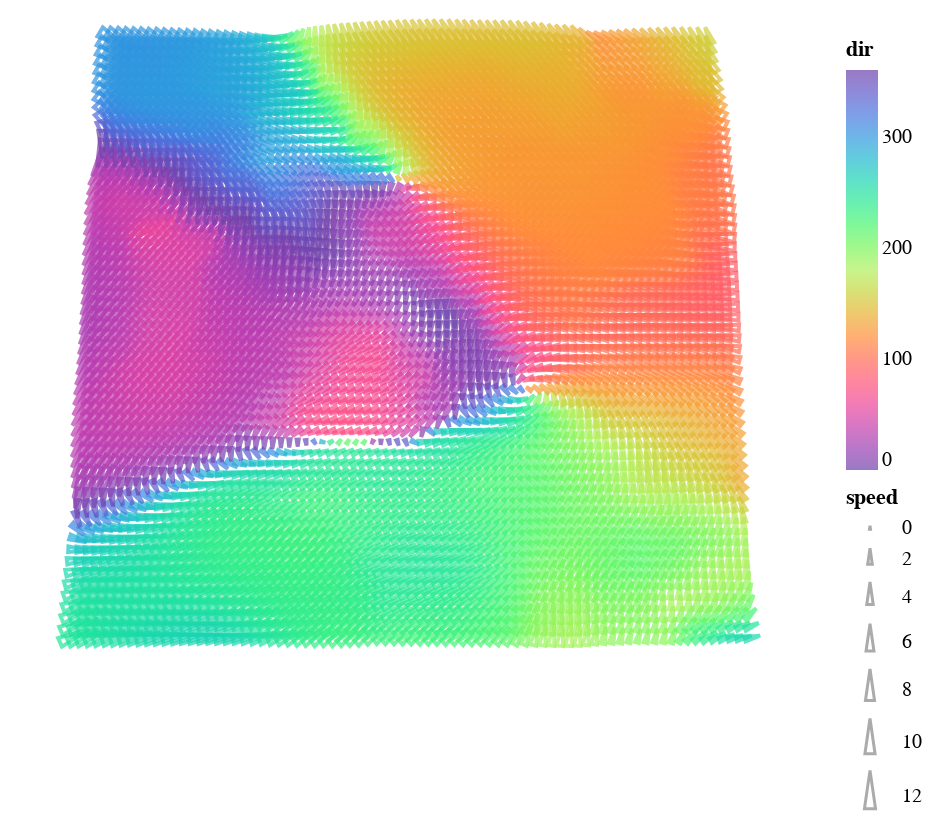

Notebook code for this chart:
### Code cell
alt.Chart(source).mark_point(shape="wedge", filled=False).encode(
    latitude="latitude",
    longitude="longitude",
    color=alt.Color(
        "dir", scale=alt.Scale(domain=[0, 360], scheme="rainbow")
    ),
    angle=alt.Angle("dir", scale=alt.Scale(domain=[0, 360], range=[180, 540])),
    size=alt.Size("speed", scale=alt.Scale(rangeMax=500)),
).project("equalEarth")

### Figure 1 — Vega-Lite specification as saved in the notebook (floating-point values rounded to 4 significant figures; data arrays with more than 128 entries replaced by an {"elided": "..."} marker saying what was removed)
{"config": {"view": {"continuousWidth": 400, "continuousHeight": 300}}, "data": {"name": "data-ba8469e9211add3ad243362062097ed5"}, "mark": {"type": "point", "filled": false, "shape": "wedge"}, "encoding": {"angle": {"field": "dir", "scale": {"domain": [0, 360], "range": [180, 540]}, "type": "quantitative"}, "color": {"field": "dir", "scale": {"domain": [0, 360], "scheme": "rainbow"}, "type": "quantitative"}, "latitude": {"field": "latitude", "type": "quantitative"}, "longitude": {"field": "longitude", "type": "quantitative"}, "size": {"field": "speed", "scale": {"rangeMax": 500}, "type": "quantitative"}}, "projection": {"type": "equalEarth"}, "$schema": "https://vega.github.io/schema/vega-lite/v4.17.0.json", "datasets": {"data-ba8469e9211add3ad243362062097ed5": {"elided": "4800 records"}}}
